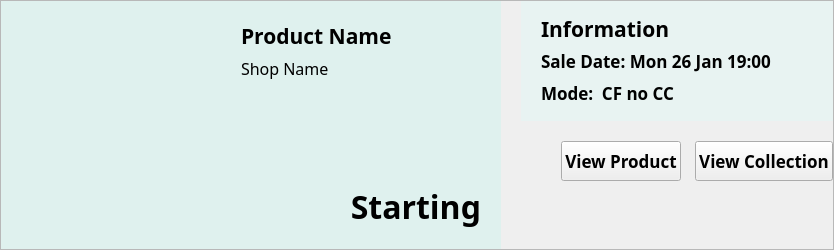
       <widget class="QFrame" name="wishlist_box">
        <property name="sizePolicy">
         <sizepolicy hsizetype="Preferred" vsizetype="Preferred">
          <horstretch>0</horstretch>
          <verstretch>0</verstretch>
         </sizepolicy>
        </property>
        <property name="minimumSize">
         <size>
          <width>0</width>
          <height>250</height>
         </size>
        </property>
        <property name="maximumSize">
         <size>
          <width>16777215</width>
          <height>250</height>
         </size>
        </property>
        <property name="autoFillBackground">
         <bool>false</bool>
        </property>
        <property name="frameShape">
         <enum>QFrame::StyledPanel</enum>
        </property>
        <property name="frameShadow">
         <enum>QFrame::Raised</enum>
        </property>
        <layout class="QHBoxLayout" name="horizontalLayout_5">
         <property name="spacing">
          <number>0</number>
         </property>
         <property name="leftMargin">
          <number>0</number>
         </property>
         <property name="topMargin">
          <number>0</number>
         </property>
         <property name="rightMargin">
          <number>0</number>
         </property>
         <property name="bottomMargin">
          <number>0</number>
         </property>
         <item>
          <layout class="QHBoxLayout" name="horizontalLayout_4">
           <property name="spacing">
            <number>20</number>
           </property>
           <item>
            <widget class="QFrame" name="product_frame">
             <property name="minimumSize">
              <size>
               <width>500</width>
               <height>0</height>
              </size>
             </property>
             <property name="maximumSize">
              <size>
               <width>500</width>
               <height>16777215</height>
              </size>
             </property>
             <property name="styleSheet">
              <string notr="true">QFrame {
    background-color:#DFF1EE;
	border: none;
}</string>
             </property>
             <property name="frameShape">
              <enum>QFrame::StyledPanel</enum>
             </property>
             <property name="frameShadow">
              <enum>QFrame::Raised</enum>
             </property>
             <layout class="QHBoxLayout" name="horizontalLayout_7">
              <property name="spacing">
               <number>20</number>
              </property>
              <property name="leftMargin">
               <number>20</number>
              </property>
              <property name="topMargin">
               <number>20</number>
              </property>
              <property name="rightMargin">
               <number>20</number>
              </property>
              <property name="bottomMargin">
               <number>20</number>
              </property>
              <item>
               <widget class="QLabel" name="product_image_label">
                <property name="maximumSize">
                 <size>
                  <width>200</width>
                  <height>200</height>
                 </size>
                </property>
                <property name="styleSheet">
                 <string notr="true"/>
                </property>
                <property name="text">
                 <string/>
                </property>
                <property name="pixmap">
                 <pixmap resource="../../../public/images/post_images/post_images.qrc">:/post_images/IMG_7102.jpg</pixmap>
                </property>
                <property name="scaledContents">
                 <bool>true</bool>
                </property>
               </widget>
              </item>
              <item>
               <widget class="QFrame" name="frame_5">
                <property name="frameShape">
                 <enum>QFrame::StyledPanel</enum>
                </property>
                <property name="frameShadow">
                 <enum>QFrame::Raised</enum>
                </property>
                <layout class="QVBoxLayout" name="verticalLayout">
                 <property name="leftMargin">
                  <number>0</number>
                 </property>
                 <property name="topMargin">
                  <number>0</number>
                 </property>
                 <property name="rightMargin">
                  <number>0</number>
                 </property>
                 <property name="bottomMargin">
                  <number>0</number>
                 </property>
                 <item>
                  <widget class="QLabel" name="product_name_label">
                   <property name="font">
                    <font>
                     <family>Manrope</family>
                     <pointsize>16</pointsize>
                     <bold>true</bold>
                    </font>
                   </property>
                   <property name="text">
                    <string>Product Name</string>
                   </property>
                  </widget>
                 </item>
                 <item>
                  <widget class="QLabel" name="shop_name_label">
                   <property name="font">
                    <font>
                     <family>Manrope</family>
                     <pointsize>12</pointsize>
                    </font>
                   </property>
                   <property name="text">
                    <string>Shop Name</string>
                   </property>
                  </widget>
                 </item>
                 <item>
                  <spacer name="verticalSpacer_3">
                   <property name="orientation">
                    <enum>Qt::Vertical</enum>
                   </property>
                   <property name="sizeHint" stdset="0">
                    <size>
                     <width>20</width>
                     <height>92</height>
                    </size>
                   </property>
                  </spacer>
                 </item>
                 <item>
                  <widget class="QLabel" name="wish_status_label">
                   <property name="font">
                    <font>
                     <family>Manrope</family>
                     <pointsize>24</pointsize>
                     <bold>true</bold>
                    </font>
                   </property>
                   <property name="text">
                    <string>Starting</string>
                   </property>
                   <property name="alignment">
                    <set>Qt::AlignRight|Qt::AlignTrailing|Qt::AlignVCenter</set>
                   </property>
                  </widget>
                 </item>
                </layout>
               </widget>
              </item>
             </layout>
            </widget>
           </item>
           <item>
            <layout class="QVBoxLayout" name="verticalLayout_2">
             <property name="spacing">
              <number>20</number>
             </property>
             <item>
              <widget class="QFrame" name="info_frame">
               <property name="minimumSize">
                <size>
                 <width>0</width>
                 <height>120</height>
                </size>
               </property>
               <property name="maximumSize">
                <size>
                 <width>16777215</width>
                 <height>120</height>
                </size>
               </property>
               <property name="styleSheet">
                <string notr="true">QFrame {
    background-color:#E8F3F2;
	border: none;
}</string>
               </property>
               <property name="frameShape">
                <enum>QFrame::StyledPanel</enum>
               </property>
               <property name="frameShadow">
                <enum>QFrame::Raised</enum>
               </property>
               <layout class="QVBoxLayout" name="verticalLayout_3">
                <property name="spacing">
                 <number>0</number>
                </property>
                <property name="leftMargin">
                 <number>20</number>
                </property>
                <property name="topMargin">
                 <number>12</number>
                </property>
                <property name="rightMargin">
                 <number>20</number>
                </property>
                <property name="bottomMargin">
                 <number>12</number>
                </property>
                <item>
                 <widget class="QLabel" name="information_label">
                  <property name="font">
                   <font>
                    <family>Manrope</family>
                    <pointsize>16</pointsize>
                    <bold>true</bold>
                   </font>
                  </property>
                  <property name="text">
                   <string>Information</string>
                  </property>
                 </widget>
                </item>
                <item>
                 <widget class="QLabel" name="sale_date_label">
                  <property name="font">
                   <font>
                    <family>Manrope</family>
                    <pointsize>13</pointsize>
                    <bold>true</bold>
                   </font>
                  </property>
                  <property name="text">
                   <string>Sale Date: Mon 26 Jan 19:00</string>
                  </property>
                 </widget>
                </item>
                <item>
                 <widget class="QLabel" name="mode_label">
                  <property name="font">
                   <font>
                    <family>Manrope</family>
                    <pointsize>13</pointsize>
                    <bold>true</bold>
                   </font>
                  </property>
                  <property name="text">
                   <string>Mode:  CF no CC</string>
                  </property>
                 </widget>
                </item>
               </layout>
              </widget>
             </item>
             <item>
              <layout class="QHBoxLayout" name="horizontalLayout_6">
               <property name="spacing">
                <number>14</number>
               </property>
               <item>
                <spacer name="horizontalSpacer">
                 <property name="orientation">
                  <enum>Qt::Horizontal</enum>
                 </property>
                 <property name="sizeHint" stdset="0">
                  <size>
                   <width>40</width>
                   <height>20</height>
                  </size>
                 </property>
                </spacer>
               </item>
               <item>
                <widget class="QPushButton" name="view_product_button">
                 <property name="sizePolicy">
                  <sizepolicy hsizetype="MinimumExpanding" vsizetype="Minimum">
                   <horstretch>0</horstretch>
                   <verstretch>0</verstretch>
                  </sizepolicy>
                 </property>
                 <property name="minimumSize">
                  <size>
                   <width>0</width>
                   <height>40</height>
                  </size>
                 </property>
                 <property name="font">
                  <font>
                   <family>Manrope</family>
                   <pointsize>13</pointsize>
                   <bold>true</bold>
                  </font>
                 </property>
                 <property name="text">
                  <string>View Product</string>
                 </property>
                </widget>
               </item>
               <item>
                <widget class="QPushButton" name="view_col_button">
                 <property name="sizePolicy">
                  <sizepolicy hsizetype="MinimumExpanding" vsizetype="Minimum">
                   <horstretch>0</horstretch>
                   <verstretch>0</verstretch>
                  </sizepolicy>
                 </property>
                 <property name="minimumSize">
                  <size>
                   <width>0</width>
                   <height>40</height>
                  </size>
                 </property>
                 <property name="font">
                  <font>
                   <family>Manrope</family>
                   <pointsize>13</pointsize>
                   <bold>true</bold>
                  </font>
                 </property>
                 <property name="text">
                  <string>View Collection</string>
                 </property>
                </widget>
               </item>
              </layout>
             </item>
             <item>
              <spacer name="verticalSpacer_2">
               <property name="orientation">
                <enum>Qt::Vertical</enum>
               </property>
               <property name="sizeHint" stdset="0">
                <size>
                 <width>20</width>
                 <height>40</height>
                </size>
               </property>
              </spacer>
             </item>
            </layout>
           </item>
          </layout>
         </item>
        </layout>
       </widget>
